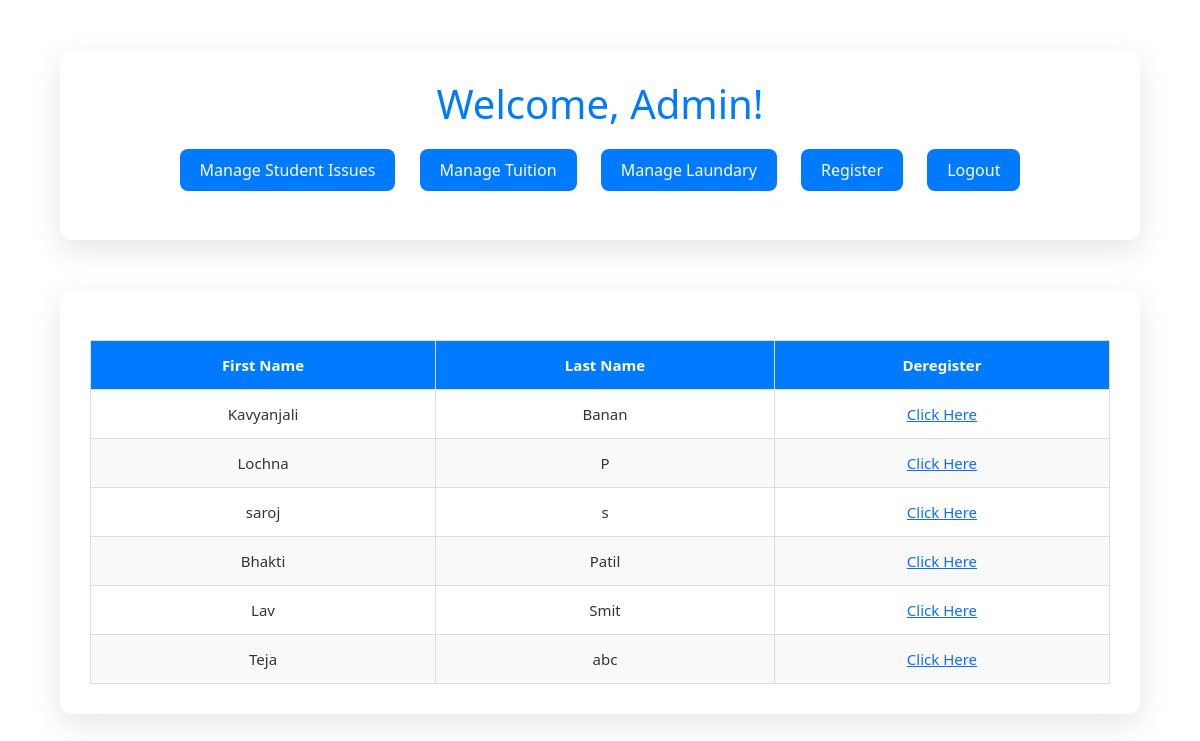
Page /admin_dashboard.php (signed in) on the committed database.
### tables this page shows
CREATE TABLE `users` (
  `id` int(11) NOT NULL,
  `first_name` varchar(100) NOT NULL,
  `last_name` varchar(100) NOT NULL,
  `username` varchar(100) NOT NULL,
  `password` varchar(255) NOT NULL,
  `phone` varchar(20) DEFAULT NULL,
  `email` varchar(100) DEFAULT NULL,
  `grade` varchar(50) DEFAULT NULL,
  `parent_name` varchar(100) DEFAULT NULL,
  `parent_phone` varchar(20) DEFAULT NULL,
  `address` text DEFAULT NULL,
  `role` enum('student','admin') NOT NULL,
  `date_of_admission` date DEFAULT NULL,
  `created_at` timestamp NOT NULL DEFAULT current_timestamp()
);

### admin_dashboard.php (the view, shortened to what this page needs)
<?php
include 'db.php';
?>
<!DOCTYPE html>
<html lang="en">
<head>
    <link href="https://cdn.jsdelivr.net/npm/bootstrap@5.3.3/dist/css/bootstrap.min.css" rel="stylesheet">
    <link rel="stylesheet" href="style.css">
</head>
<body style="
  background-image: url('./background.jpg');
  background-repeat: no-repeat;
  background-size: cover;
  background-position: center;
  background-attachment: fixed;">
    <div class="container">
        <h1>Welcome, Admin!</h1>
            <ul>
                <li><a href="manage_issues_admin.php">Manage Student Issues</a></li>
                <li><a href="Remedial.php">Manage Tuition</a></li>
                <li><a href="laundary.php">Manage Laundary</a></li>
                <li><a href="register.php">Register</a></li>
                <li><a href="logout.php">Logout</a></li>
            </ul>
    </div>
    <div class="container table-responsive">
        <table>
  <thead>
    <tr>
      <th scope="col">First Name</th>
      <th scope="col">Last Name</th>
      <th scope="col">Deregister</th>
    </tr>
  </thead>
  <tbody>
    <?php
    $sql="SELECT first_name,last_name,id FROM users";
    $res=$conn->query($sql);
    while($row=$res->fetch_assoc()){
    ?>
        <tr>
            <td><?=$row['first_name']?></td>
            <td><?=$row['last_name']?></td>
            <td><a href="delete.php?id=<?=$row['id']?>">Click Here</a></td>
        </tr>
    <?php }?>
  </tbody>
</table>
    </div>
</body>
</html>

### style.css (style rules this page uses)
* { box-sizing: border-box; margin: 0; padding: 0; }
body { font-family: 'Segoe UI', Tahoma, Geneva, Verdana, sans-serif; background: linear-gradient(135deg, #f0f4f8, #d9e2ec); color: #333; line-height: 1.6; }
.container { background: #ffffff; max-width: 90vw; margin: 50px auto; padding: 30px; border-radius: 12px; box-shadow: 0 10px 30px rgba(0, 0, 0, 0.1); text-align: left; }
h1, h2, h3 { text-align: center; color: #007BFF; margin-bottom: 20px; }
table { width: 100% ; border-collapse: collapse ; margin-top: 20px ; font-size: 15px ; }
th, td { border: 1px solid #ddd !important; padding: 12px 15px ; text-align: center ; }
th { background-color: #007BFF !important; color: white !important; }
tr:nth-child(even) { background-color: #f9f9f9 !important; }
ul { list-style: none; padding: 0; text-align: center; }
ul li { display: inline-block; margin: 10px; }
ul li a { background-color: #007BFF; color: white; padding: 10px 20px; border-radius: 8px; text-decoration: none; transition: background 0.3s ease; }

### rows in the picture
users: first_name "Kavyanjali", last_name "Banan"
users: first_name "Lochna", last_name "P"
users: first_name "saroj", last_name "s"
users: first_name "Bhakti", last_name "Patil"
users: first_name "Lav", last_name "Smit"
users: first_name "Teja", last_name "abc"
